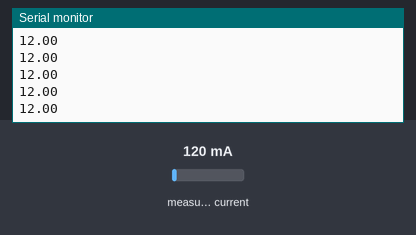
Recording of a sketch running on a simulated Arduino Uno, built with avr-gcc and run on an emulated ATmega328P. Shown: the last lines printed to the serial monitor. Inputs (shaded band) come from the test bench; at power-on: measured current 120 mA.

Above: at 1.2 s.
1.3 s: measured current set to 40 mA
At 1.61 s:
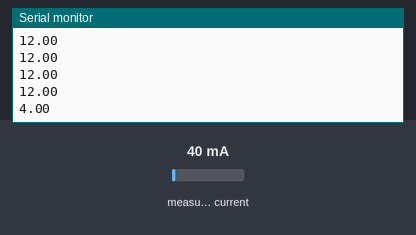
2.8 s: measured current set to 500 mA
At 2.9 s:
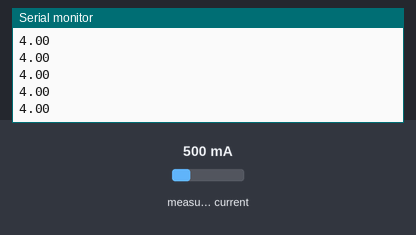
Timing chart, 0 to 5.8 s (numbered marks = the images above; inputs shaded):
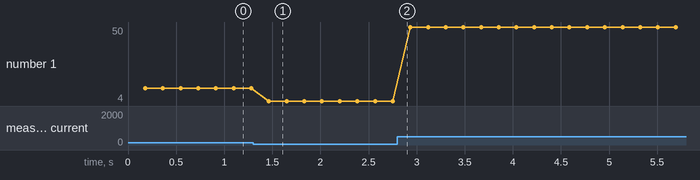

Measured:
- after the input at 1.3 s, the serial monitor: prints a new line after 0.17 s (image 1)
- plotted number 1: 12 → 4 after the input at 1.3 s, 4 → 50 after the input at 2.8 s

The sketch:

current_only_06.ino
```cpp
#include "EmonLib.h"                   // Include Emon Library

const int numSensors = 5;
EnergyMonitor emon0,emon1,emon2,emon3,emon4,emon5;                   // Create an instance
double Irms0,Irms1,Irms2,Irms3,Irms4;

void setup()
{
  Serial.begin(115200);
  emon0.current(0,111.1);
//  emon1.current(1,111.1);
//  emon2.current(2,111.1);
//  emon3.current(3,111.1);
//  emon4.current(4,111.1);
}

void loop()
{
  Irms0 = emon0.calcIrms(1480);
//  Irms1 = emon1.calcIrms(1480);
//  Irms2 = emon2.calcIrms(1480);
//  Irms3 = emon3.calcIrms(1480);
//  Irms4 = emon4.calcIrms(1480);
  Serial.println(Irms0*100);
//  Serial.print('\t');
//  Serial.print(Irms1*100);
//  Serial.print('\t');
//  Serial.print(Irms2*100);
//  Serial.print('\t');
//  Serial.print(Irms3*100);
//  Serial.print('\t');
//  Serial.print(Irms4*100);
//  Serial.print('\t');
//  Serial.println();
  delay(5);
}
```
